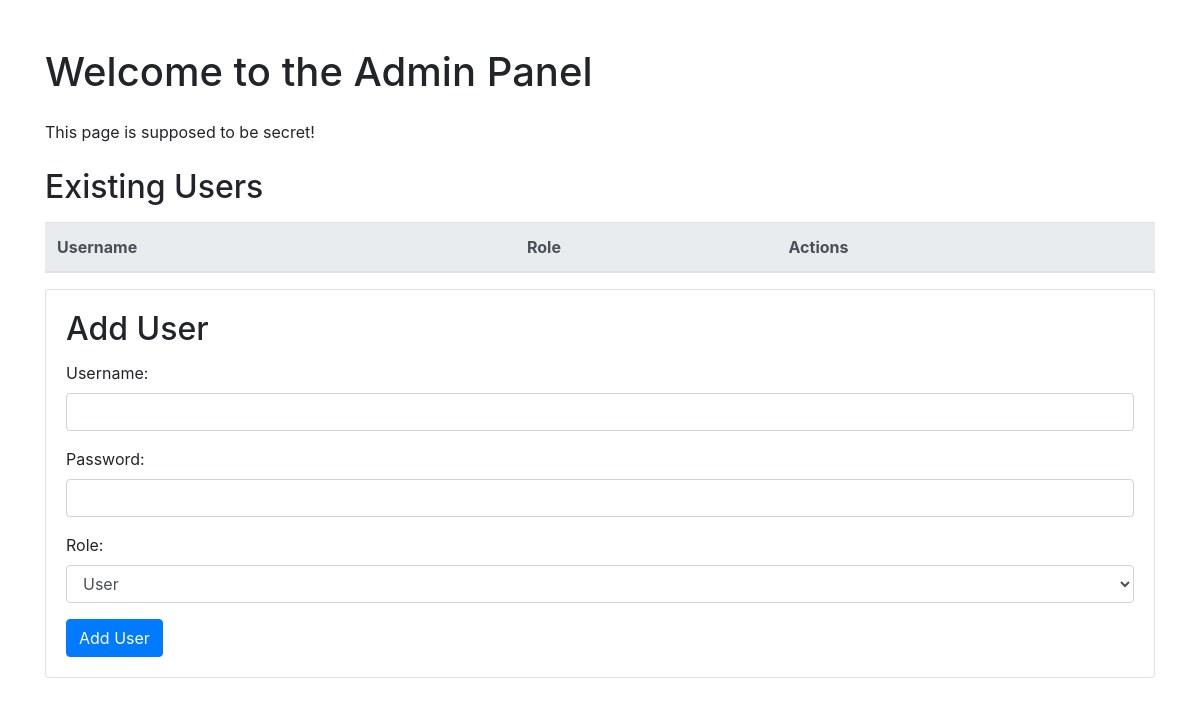
/admin, run on an earlier commit of the app's database.
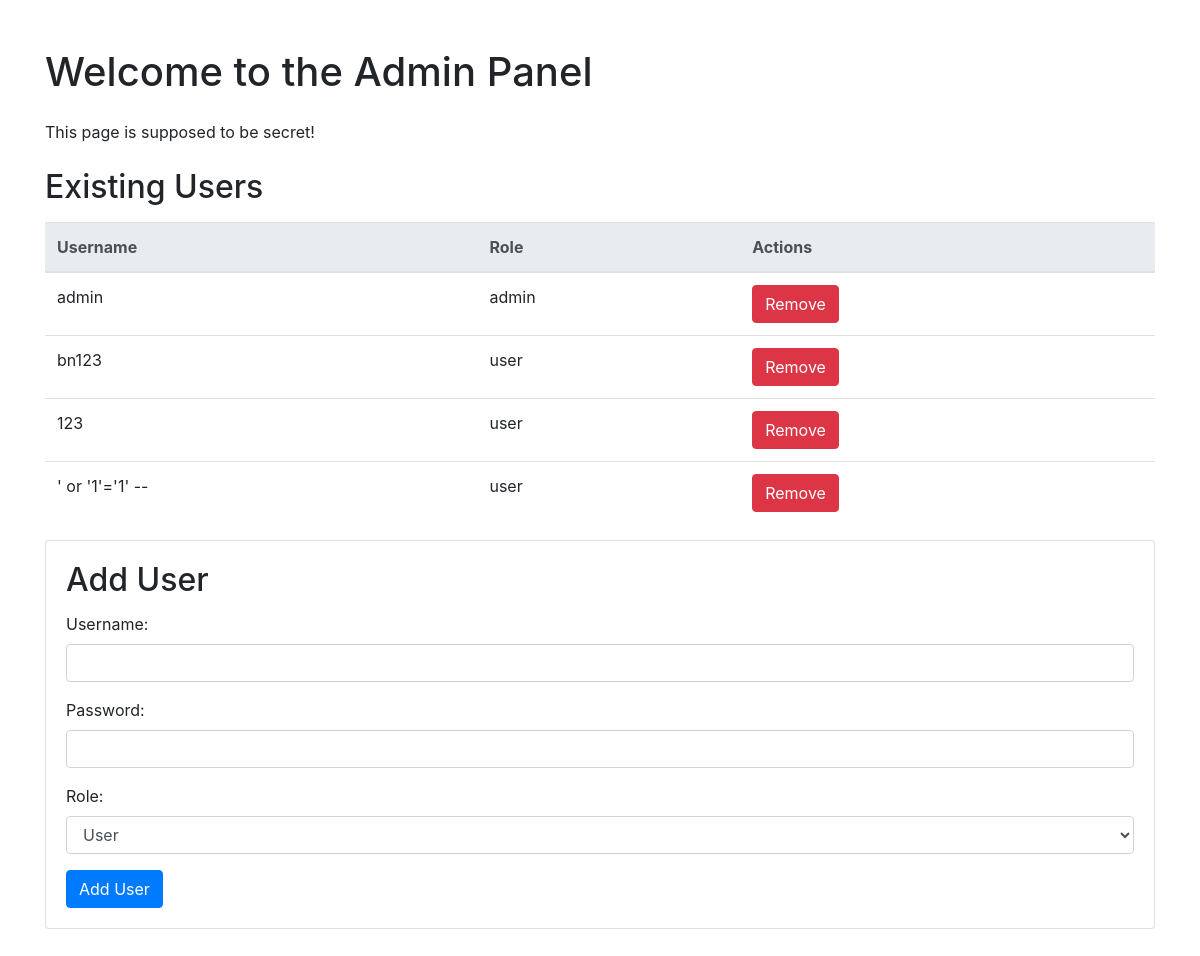
And on a later commit of the database.
### app.py (models this page shows)
class User(db.Model):
    __tablename__ = 'user'
    id = db.Column(db.Integer, primary_key=True)
    username = db.Column(db.String(80), unique=True, nullable=False)
    password = db.Column(db.String(80), nullable=False)
    role = db.Column(db.Text, default='user')

### app.py (the view)
@app.route('/admin')
def admin():
    users = User.query.all()
    print(users)  # This should output user objects if there are any in the database
    return render_template('admin.html', users=users)

### templates/admin.html (shortened to what this page needs)
<!DOCTYPE html>
<html lang="en">
<head>
    <link rel="stylesheet" href="https://stackpath.bootstrapcdn.com/bootstrap/4.5.2/css/bootstrap.min.css">
</head>
<body>
    <div class="container">
        <h1 class="mt-5 mb-4">Welcome to the Admin Panel</h1>
        <p class="warning">This page is supposed to be secret!</p>
        <h2 class="mt-4 mb-3">Existing Users</h2>
        <table class="table">
            <thead class="thead-light">
                <tr>
                    <th>Username</th>
                    <th>Role</th>
                    <th>Actions</th>
                </tr>
            </thead>
            <tbody>
                {% for user in users %}
                <tr>
                    <td>{{ user.username }}</td>
                    <td>{{ user.role }}</td>
                    <td>
                        <form action="/remove_user" method="post">
                            <input type="submit" value="Remove" class="btn btn-danger">
                        </form>
                    </td>
                </tr>
                {% endfor %}
            </tbody>
        </table>
        <form action="/add_user" method="post" class="mb-5">
            <div class="card">
                <div class="card-body">
                    <h2 class="card-title">Add User</h2>
                    <div class="form-group">
                        <label for="username">Username:</label>
                        <input type="text" id="username" name="username" class="form-control" required>
                    </div>
                    <div class="form-group">
                        <label for="password">Password:</label>
                        <input type="password" id="password" name="password" class="form-control" required>
                    </div>
                    <div class="form-group">
                        <label for="role">Role:</label>
                        <select id="role" name="role" class="form-control">
                            <option value="user">User</option>
                        </select>
                    </div>
                    <input type="submit" value="Add User" class="btn btn-primary">
                </div>
            </div>
        </form>
    </div>
</body>
</html>

What changed in the data, as far as the page shows it:
added User: username "admin", role "admin"
added User: username "bn123", role "user"
added User: username "123", role "user"
added User: username "' or '1'='1' --", role "user"
